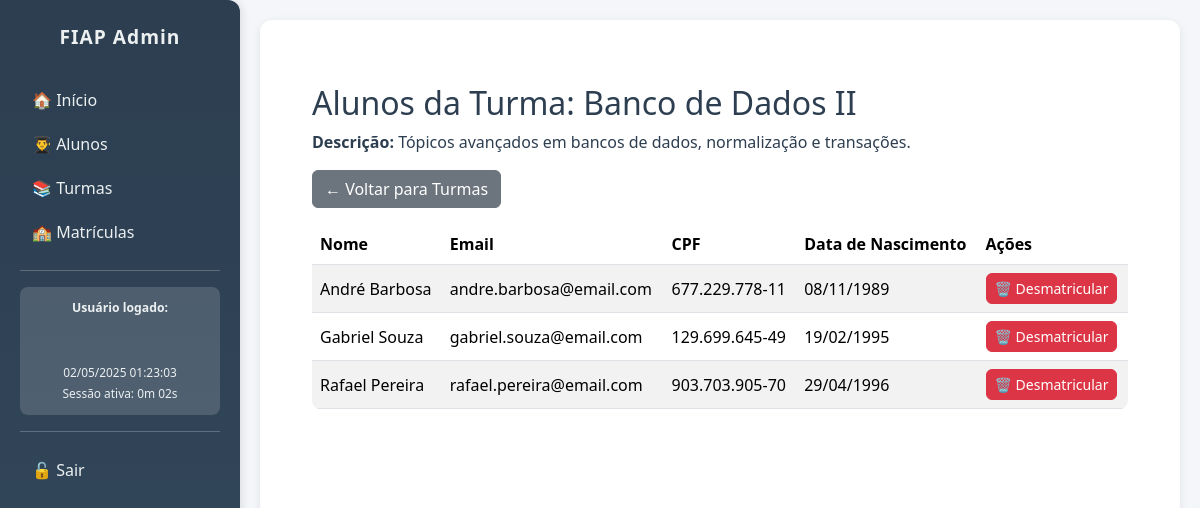
/views/turmas/view_alunos.php?id=2 (signed in), run on the app's committed database.
### tables this page shows
CREATE TABLE turmas (
  id INT AUTO_INCREMENT PRIMARY KEY,
  nome VARCHAR(50) NOT NULL UNIQUE,
  descricao VARCHAR(255) NOT NULL
);

CREATE TABLE alunos (
  id INT AUTO_INCREMENT PRIMARY KEY,
  nome VARCHAR(100) NOT NULL,
  nascimento DATE NOT NULL,
  cpf VARCHAR(14) NOT NULL UNIQUE,
  email VARCHAR(100) NOT NULL UNIQUE,
  senha VARCHAR(255) NOT NULL,
  telefone VARCHAR(20) NOT NULL,
  data_cadastro TIMESTAMP DEFAULT CURRENT_TIMESTAMP
);

### views/turmas/view_alunos.php (the view, shortened to what this page needs)
<?php
include '../../includes/db.php';
$turma_id = $_GET['id'] ?? null;
$stmt = $pdo->prepare("SELECT * FROM turmas WHERE id = :id");
$stmt->execute(['id' => $turma_id]);
$turma = $stmt->fetch(PDO::FETCH_ASSOC);
$sql = "SELECT a.* FROM matriculas m
        JOIN alunos a ON m.aluno_id = a.id
        WHERE m.turma_id = :turma_id
        ORDER BY a.nome ASC";
$stmt = $pdo->prepare($sql);
$stmt->execute(['turma_id' => $turma_id]);
$alunos = $stmt->fetchAll(PDO::FETCH_ASSOC);
include '../../includes/header.php';
?>
<div class="container py-4">
    <h2>Alunos da Turma: <?= htmlspecialchars($turma['nome']) ?></h2>
    <p><strong>Descrição:</strong> <?= nl2br(htmlspecialchars($turma['descricao'])) ?></p>
    <a href="list.php" class="btn btn-secondary mb-3">← Voltar para Turmas</a>
    <?php if (count($alunos) > 0): ?>
        <table class="table table-striped">
            <thead>
                <tr>
                    <th>Nome</th>
                    <th>Email</th>
                    <th>CPF</th>
                    <th>Data de Nascimento</th>
                    <th>Ações</th>
                </tr>
            </thead>
            <tbody>
                <?php foreach ($alunos as $aluno): ?>
                    <tr>
                        <td><?= htmlspecialchars($aluno['nome']) ?></td>
                        <td><?= htmlspecialchars($aluno['email']) ?></td>
                        <td><?= htmlspecialchars($aluno['cpf']) ?></td>
                        <td><?= date('d/m/Y', strtotime($aluno['nascimento'])) ?></td>
                        <td>
                            <a href="#" class="btn btn-danger btn-sm"
                               data-bs-toggle="modal"
                               data-bs-target="#confirmDeleteModal"
                               data-id="<?= $aluno['id'] ?>"
                               data-nome="<?= htmlspecialchars($aluno['nome']) ?>"
                               data-turma="<?= $turma_id ?>">
                               🗑️ Desmatricular
                            </a>
                        </td>
                    </tr>
                <?php endforeach; ?>
            </tbody>
        </table>
    <?php else: ?>
        <div class="alert alert-info">Nenhum aluno matriculado nesta turma.</div>
    <?php endif; ?>
</div>
<?php include '../../includes/footer.php'; ?>

### data on the page
turmas: nome "Banco de Dados II", descricao "Tópicos avançados em bancos de dados, normalização e transações."
alunos: nome "André Barbosa", email "andre.barbosa@email.com", cpf "677.229.778-11", nascimento "08/11/1989"
alunos: nome "Gabriel Souza", email "gabriel.souza@email.com", cpf "129.699.645-49", nascimento "19/02/1995"
alunos: nome "Rafael Pereira", email "rafael.pereira@email.com", cpf "903.703.905-70", nascimento "29/04/1996"
